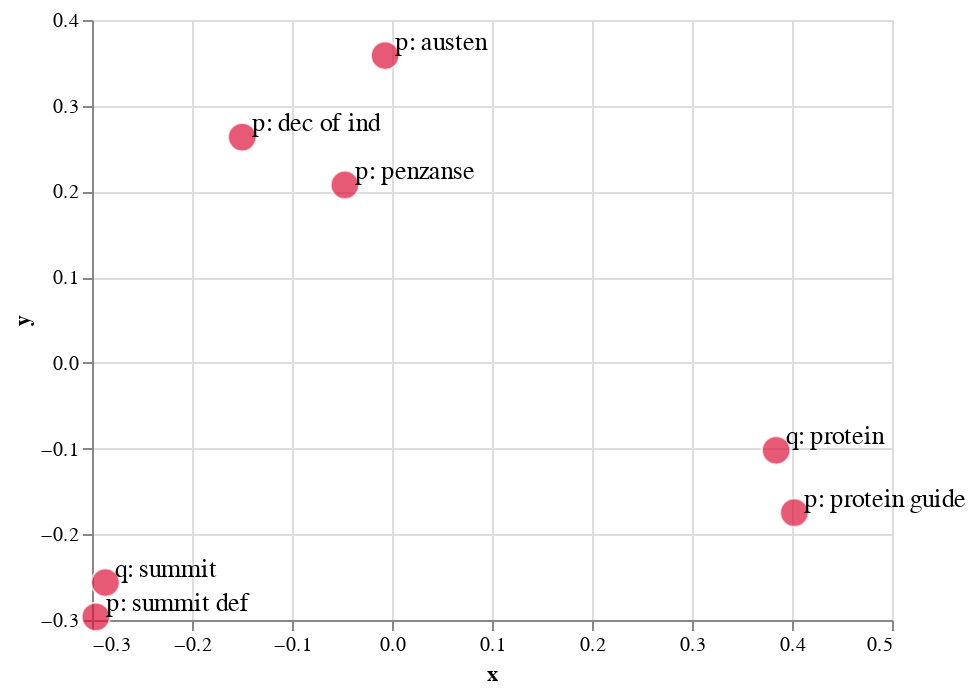

Notebook source saved alongside this figure:
### Markdown cell above
## Step 5 - using the more advanced e5 model, see that questions can be matched with answers

### Code cell
## using e5_model previously loaded
input_texts = [
    'query: how much protein should a female human eat',
    'query: summit define',
    "passage: As a general guideline, the CDC's average requirement of protein for women ages 19 to 70 is 46 grams per day. But, as you can see from this chart, you'll need to increase that if you're expecting or training for a marathon. Check out the chart below to see how much protein you should be eating each day.",
    "passage: Definition of summit for English Language Learners. : 1  the highest point of a mountain : the top of a mountain. : 2  the highest level. : 3  a meeting or series of meetings between the leaders of two or more governments.",
    "passage: I am the very model of a modern Major-General / I've information vegetable, animal, and mineral / I know the kings of England, and I quote the fights historical / From Marathon to Waterloo, in order categorical / I'm very well acquainted, too, with matters mathematical",
    "passage: When, in the course of human events, it becomes necessary for one people to dissolve the political bands which have connected them with another, and to assume, among the powers of the earth",
    "passage: It is a truth universally acknowledged, that a single man in possession of a good fortune, must be in want of a wife.",
]
embeddings = e5_model.encode(input_texts, normalize_embeddings=True)


# let's see what we got, though truncate the embeddings to just the first 5 dimensions
print(f"embedding dimensions: {embeddings[0].size}")
print(f"first query: {list(embeddings[0])[:3] + ['...']}")


# wrap embeddings with a DataFrame
df = pd.DataFrame(
    [
      [embeddings[0]],
      [embeddings[1]],
      [embeddings[2]],
      [embeddings[3]],
      [embeddings[4]],
      [embeddings[5]],
      [embeddings[6]],
    ],
    index=[
        "q: protein",
        "q: summit",
        "p: protein guide",
        "p: summit def",
        "p: penzanse",
        "p: dec of ind",
        "p: austen"
        ], columns=["embeddings"]
)

# Initialize the PCA reducer to convert embeddings into arrays of length of 2
reducer = PCA(n_components=2)

# Reduce the embeddings, store them in a new dataframe column and display their shape
df["reduced"] = reducer.fit_transform(np.stack(df["embeddings"])).tolist()

source = pd.DataFrame(
    {
        "text": df.index,
        "x": df["reduced"].apply(lambda x: x[0]).to_list(),
        "y": df["reduced"].apply(lambda x: x[1]).to_list(),
    }
)

scatterplot(source, labels=True,  width=400, height=300)

### Figure 1 — Vega-Lite specification as saved in the notebook (floating-point values rounded to 4 significant figures)
{"config": {"view": {"continuousWidth": 300, "continuousHeight": 300}}, "layer": [{"mark": {"type": "circle", "color": "crimson", "size": 200, "stroke": "white", "strokeWidth": 1}, "encoding": {"x": {"field": "x", "scale": {"zero": false}, "type": "quantitative"}, "y": {"field": "y", "scale": {"zero": false}, "type": "quantitative"}}}, {"mark": {"type": "text", "align": "left", "baseline": "bottom", "dx": 5, "fontSize": 13}, "encoding": {"text": {"field": "text", "type": "nominal"}, "x": {"field": "x", "scale": {"zero": false}, "type": "quantitative"}, "y": {"field": "y", "scale": {"zero": false}, "type": "quantitative"}}}], "data": {"name": "data-078a03ebc2497f2b3175c9eb1f155c2a"}, "height": 300, "width": 400, "$schema": "https://vega.github.io/schema/vega-lite/v5.17.0.json", "datasets": {"data-078a03ebc2497f2b3175c9eb1f155c2a": [{"text": "q: protein", "x": 0.3841, "y": -0.102}, {"text": "q: summit", "x": -0.2866, "y": -0.2563}, {"text": "p: protein guide", "x": 0.4023, "y": -0.1747}, {"text": "p: summit def", "x": -0.2961, "y": -0.2963}, {"text": "p: penzanse", "x": -0.04713, "y": 0.2075}, {"text": "p: dec of ind", "x": -0.1498, "y": 0.2634}, {"text": "p: austen", "x": -0.006886, "y": 0.3585}]}}
